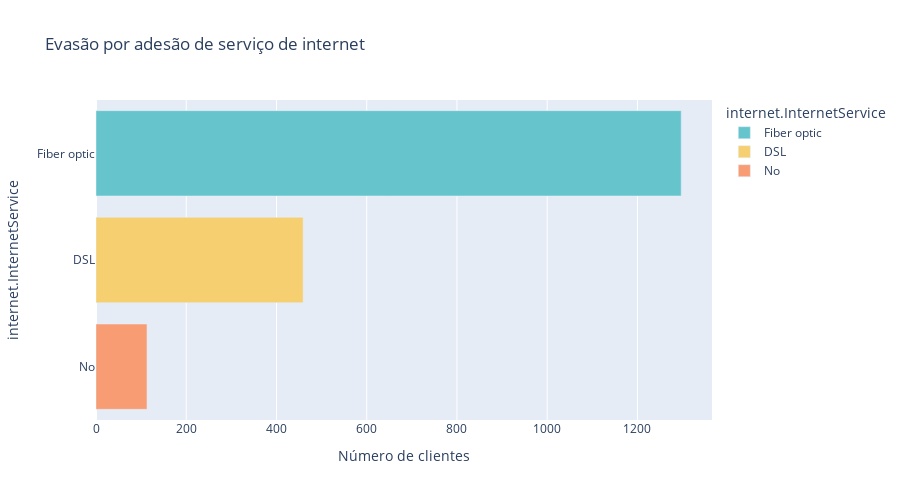

The cell this chart's notebook holds for it:
### Markdown cell above
# **Evasão por serviço de internet**

### Code cell
df_internet = df[['Churn', 'internet.InternetService']].value_counts().reset_index()
df_internet = df_internet.query('Churn == "Yes"')

fig = px.bar(df_internet, 
             x='count', 
             y='internet.InternetService', 
             title='Evasão por adesão de serviço de internet', 
             color='internet.InternetService', 
             color_discrete_sequence=px.colors.qualitative.Pastel, 
             labels={'interent.InternetService': 'serviço de internet', 'count': 'Número de clientes'})
fig.update_layout(
            width = 900,
            height= 500)
fig.show()

### Figure 1 — Plotly figure (JSON) as saved in the notebook; plotly's stock layout.template omitted (floating-point values rounded to 4 significant figures)
{"data": [{"hovertemplate": "internet.InternetService=%{y}<br>Número de clientes=%{x}<extra></extra>", "legendgroup": "Fiber optic", "marker": {"color": "rgb(102, 197, 204)", "pattern": {"shape": ""}}, "name": "Fiber optic", "orientation": "h", "showlegend": true, "textposition": "auto", "type": "bar", "x": [1297], "xaxis": "x", "y": ["Fiber optic"], "yaxis": "y"}, {"hovertemplate": "internet.InternetService=%{y}<br>Número de clientes=%{x}<extra></extra>", "legendgroup": "DSL", "marker": {"color": "rgb(246, 207, 113)", "pattern": {"shape": ""}}, "name": "DSL", "orientation": "h", "showlegend": true, "textposition": "auto", "type": "bar", "x": [459], "xaxis": "x", "y": ["DSL"], "yaxis": "y"}, {"hovertemplate": "internet.InternetService=%{y}<br>Número de clientes=%{x}<extra></extra>", "legendgroup": "No", "marker": {"color": "rgb(248, 156, 116)", "pattern": {"shape": ""}}, "name": "No", "orientation": "h", "showlegend": true, "textposition": "auto", "type": "bar", "x": [113], "xaxis": "x", "y": ["No"], "yaxis": "y"}], "layout": {"barmode": "relative", "height": 500, "legend": {"title": {"text": "internet.InternetService"}, "tracegroupgap": 0}, "title": {"text": "Evasão por adesão de serviço de internet"}, "width": 900, "xaxis": {"anchor": "y", "domain": [0, 1], "title": {"text": "Número de clientes"}}, "yaxis": {"anchor": "x", "categoryarray": ["No", "DSL", "Fiber optic"], "categoryorder": "array", "domain": [0, 1], "title": {"text": "internet.InternetService"}}}}
